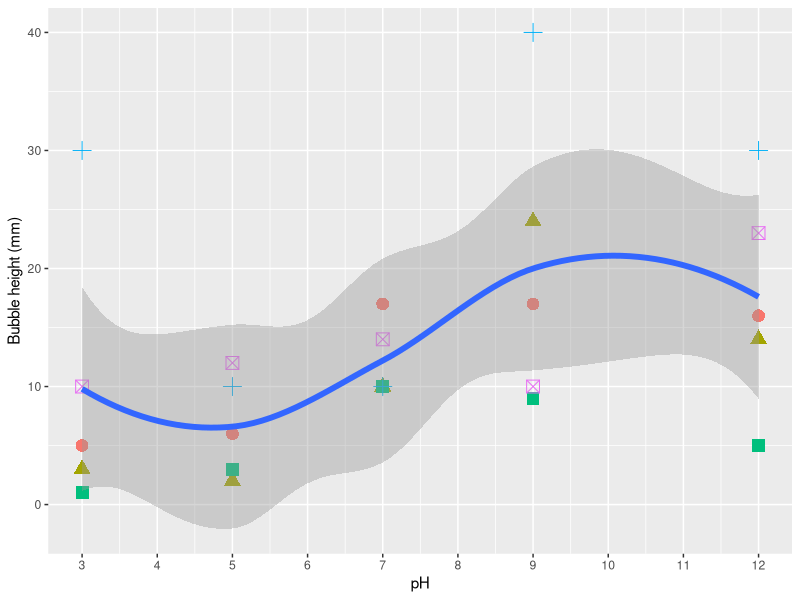

R code for this plot:
# Load libraries ----------------------------------------------------------

# Load the libraries
library(tidyverse)
library(ggplot2)

# Set working directory ---------------------------------------------------
wdir <- "~/Dropbox/R/bio-one-master"
setwd(wdir)

# Read data ---------------------------------------------------------------

data <- read_csv("data/catalase_ph.csv")

data <- data %>% group_by(Group) %>% mutate(Normalized = activity/max(activity)*100)

potato_juice <- tibble(Group = rep("d",3), pH = c(8.2,7.3,8.5), activity = c(13,10,14))

#linear model
lmod <- lm(pH ~ activity, data = data)
predict(lmod, newdata = potato_juice)

# Plot --------------------------------------------------------------------

ggplot(data=data) +
  geom_point(mapping = aes(x = pH, y = activity, shape = Group, color = Group),
           size = 4, show.legend = FALSE) +
#draw points for pH of potato juice predicted from linear model
#  geom_point(data = potato_juice, mapping = aes(x = pH, y = activity, shape = Group, color = Group),
#             size = 4, show.legend = FALSE) +
  geom_smooth(mapping = aes(x = pH, y = activity),
              show.legend = FALSE, size = 2) +
  scale_x_continuous(breaks = seq(0, 14, 1)) +
  labs(y = "Bubble height (mm)", x = "pH") +
  theme(axis.text.x=element_text(family="sans"),axis.text.y=element_text(family="sans"))

